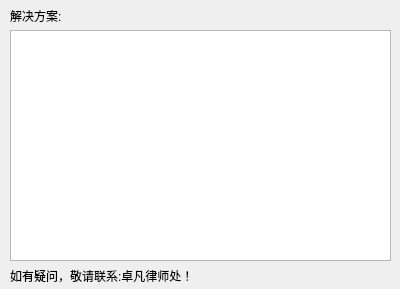
<?xml version="1.0" encoding="UTF-8"?>
<ui version="4.0">
 <class>SolutionDialog</class>
 <widget class="QDialog" name="SolutionDialog">
  <property name="geometry">
   <rect>
    <x>0</x>
    <y>0</y>
    <width>400</width>
    <height>289</height>
   </rect>
  </property>
  <property name="windowTitle">
   <string/>
  </property>
  <widget class="QLabel" name="label">
   <property name="geometry">
    <rect>
     <x>10</x>
     <y>10</y>
     <width>54</width>
     <height>12</height>
    </rect>
   </property>
   <property name="text">
    <string>解决方案:</string>
   </property>
  </widget>
  <widget class="QTextBrowser" name="textBrowser">
   <property name="geometry">
    <rect>
     <x>10</x>
     <y>30</y>
     <width>381</width>
     <height>231</height>
    </rect>
   </property>
  </widget>
  <widget class="QLabel" name="label_2">
   <property name="geometry">
    <rect>
     <x>10</x>
     <y>260</y>
     <width>291</width>
     <height>31</height>
    </rect>
   </property>
   <property name="text">
    <string>如有疑问，敬请联系:卓凡律师处！</string>
   </property>
  </widget>
 </widget>
 <resources/>
 <connections/>
</ui>
